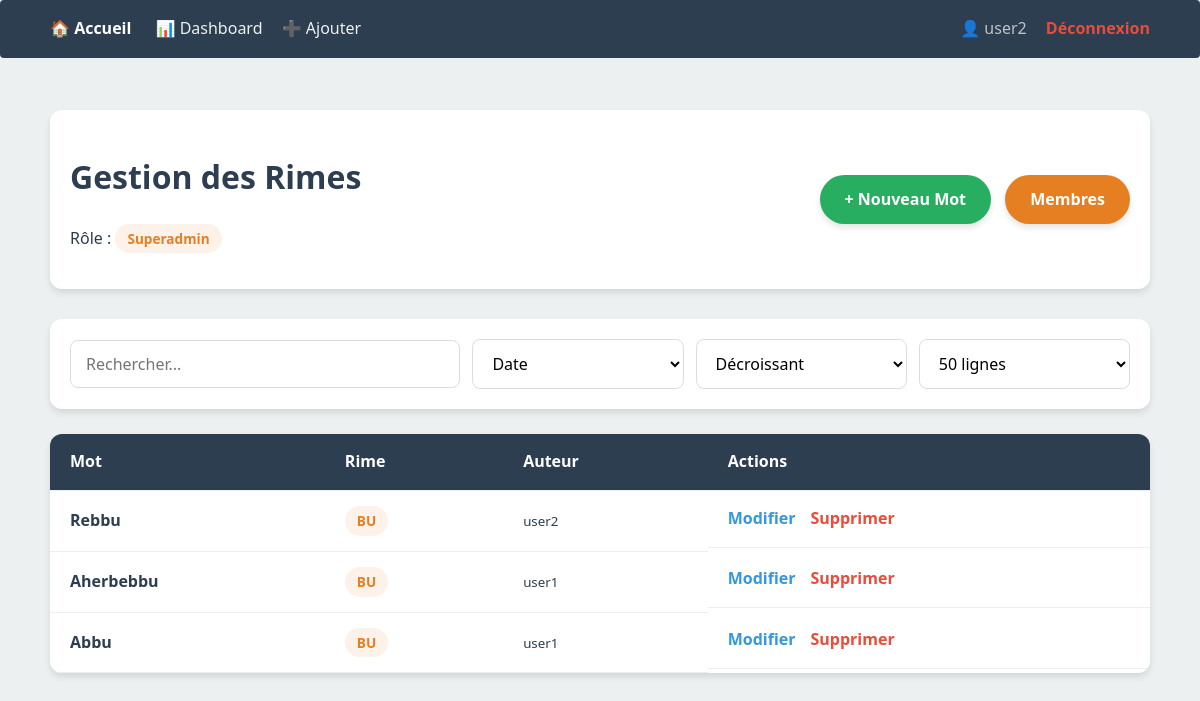
Screenshot of /admin.php (signed in) with the database file from the repository.
### tables this page shows
CREATE TABLE "rimes" (
    id INTEGER PRIMARY KEY AUTOINCREMENT,
    mot TEXT NOT NULL,
    rime TEXT NOT NULL,
    signification TEXT,
    exemple TEXT,
    auteur_id INTEGER,
    created_at TEXT DEFAULT (datetime('now')),
    updated_at TEXT DEFAULT (datetime('now')),
    version INTEGER DEFAULT 1,
    famille TEXT DEFAULT '',
    sous_famille TEXT DEFAULT '', variante INTEGER DEFAULT 1,
    FOREIGN KEY (auteur_id) REFERENCES users(id)
);

CREATE TABLE users (id INTEGER PRIMARY KEY AUTOINCREMENT, username TEXT NOT NULL UNIQUE, password TEXT NOT NULL, role TEXT NOT NULL DEFAULT 'user', prenom TEXT, nom TEXT, email TEXT UNIQUE, created_at DATETIME, updated_at DATETIME);

### src/Auth.php (called while the page is built, shortened)
<?php
class Auth {
    public static function isLogged() {
        return isset($_SESSION['user_id']);
    }
    public static function getRole() {
        return $_SESSION['role'] ?? 'guest';
    }
    public static function getUserId() {
        return $_SESSION['user_id'] ?? null;
    }
    public static function canManage($author_id, $author_role = 'user') {
        $myRole = self::getRole();
        if ($myRole === 'superadmin') return true;
        return false;
    }
}

### src/RhymeEngine.php (called while the page is built, shortened)
<?php
class RhymeEngine {
    private $pdo;
    public function __construct() {
        try {
            $dbPath = __DIR__ . '/../data/dico.sqlite';
            $this->pdo = new PDO("sqlite:" . $dbPath);
            $this->pdo->setAttribute(PDO::ATTR_ERRMODE, PDO::ERRMODE_EXCEPTION);
            $this->pdo->setAttribute(PDO::ATTR_DEFAULT_FETCH_MODE, PDO::FETCH_ASSOC);
        } catch (PDOException $e) {
            die("Erreur de connexion à la base : " . $e->getMessage());
        }
    }
    public function getPDO() {
        return $this->pdo;
    }
}

### public/admin.php (the view, shortened to what this page needs)
<?php
require_once __DIR__ . '/../src/RhymeEngine.php';
require_once __DIR__ . '/../src/Auth.php';
$engine = new RhymeEngine();
$params = [
    'q'     => $_GET['q'] ?? '',
    'sort'  => $_GET['sort'] ?? 'created_at',
    'order' => $_GET['order'] ?? 'desc',
    'limit' => $_GET['limit'] ?? '50'
];
$sql = "SELECT r.*, u.username as auteur_nom, u.role as author_role
        FROM rimes r
        LEFT JOIN users u ON r.auteur_id = u.id
        WHERE 1=1";
$binds = [];
$allowedSort = ['mot', 'rime', 'created_at'];
$sort = in_array($params['sort'], $allowedSort) ? "r.".$params['sort'] : "r.created_at";
$order = (isset($params['order']) && strtolower($params['order']) === 'asc') ? 'ASC' : 'DESC';
$sql .= " ORDER BY $sort $order";
if ($params['limit'] !== 'all') {
    $sql .= " LIMIT " . (int)$params['limit'];
}
$stmt = $engine->getPDO()->prepare($sql);
$stmt->execute($binds);
$words = $stmt->fetchAll(PDO::FETCH_ASSOC);
?>
<!DOCTYPE html>
<html lang="fr">
<head>
    <link rel="stylesheet" href="css/style.css">
</head>
<body>
    <?php include __DIR__ . '/../src/views/navbar.php'; ?>
    <div class="container">
        <div class="admin-header">
            <div>
                <h1>Gestion des Rimes</h1>
                <p>Rôle : <span class="badge"><?= ucfirst(Auth::getRole()) ?></span></p>
            </div>
            <div class="admin-actions">
                <a href="add_word.php" class="btn-add">+ Nouveau Mot</a>
                <?php if(Auth::getRole() === 'superadmin'): ?>
                    <a href="manage_users.php" class="btn-primary" style="margin-left:10px;">Membres</a>
                <?php endif; ?>
            </div>
        </div>
        <div class="filter-card">
            <form method="GET" class="filter-form" id="autoFilterForm">
                <input type="text" name="q" placeholder="Rechercher..." value="<?= htmlspecialchars($params['q']) ?>">
                <select name="sort">
                    <option value="created_at" <?= $params['sort'] == 'created_at' ? 'selected' : '' ?>>Date</option>
                </select>
                <select name="order">
                    <option value="desc" <?= $params['order'] == 'desc' ? 'selected' : '' ?>>Décroissant</option>
                </select>
                <select name="limit">
                    <option value="50" <?= $params['limit'] == '50' ? 'selected' : '' ?>>50 lignes</option>
                </select>
            </form>
        </div>
        <div class="table-container">
            <table class="styled-table">
                <thead>
                    <tr>
                        <th>Mot</th>
                        <th>Rime</th>
                        <th>Auteur</th>
                        <th>Actions</th>
                    </tr>
                </thead>
                <tbody>
                    <?php if (empty($words)): ?>
                        <tr><td colspan="4" style="text-align:center;">Aucune rime trouvée.</td></tr>
                    <?php else: ?>
                        <?php foreach ($words as $word): ?>
                        <tr>
                            <td class="bold">
                                <?= htmlspecialchars($word['mot']) ?>
                            </td>
                            <td><span class="badge"><?= htmlspecialchars($word['rime']) ?></span></td>
                            <td><small><?= htmlspecialchars($word['auteur_nom'] ?? 'Inconnu') ?></small></td>
                            <td class="actions">
                                <?php if (Auth::canManage($word['auteur_id'], $word['author_role'])): ?>
                                    <a href="#" class="link-edit" onclick="openModal('edit', '<?= $word['id'] ?>', '<?= addslashes(htmlspecialchars($word['mot'])) ?>')">Modifier</a>
                                    <a href="#" class="link-delete" onclick="openModal('delete', '<?= $word['id'] ?>', '<?= addslashes(htmlspecialchars($word['mot'])) ?>')">Supprimer</a>
                                <?php else: ?>
                                    <span class="text-muted" style="font-size: 0.8rem;">Lecture seule</span>
                                <?php endif; ?>
                            </td>
                        </tr>
                        <?php endforeach; ?>
                    <?php endif; ?>
                </tbody>
            </table>
        </div>
    </div>
</body>
</html>

### public/css/style.css (style rules this page uses)
:root { --primary-color: #2c3e50; --accent-color: #e67e22; --bg-color: #ecf0f1; --white: #ffffff; --border-color: #dcdde1; --text-muted: #7f8c8d; --success-color: #27ae60; --error-color: #e74c3c; --shadow: 0 4px 6px rgba(0, 0, 0, 0.1); --transition: all 0.3s ease; }
body { font-family: 'Segoe UI', Tahoma, Geneva, Verdana, sans-serif; background-color: var(--bg-color); color: var(--primary-color); margin: 0; line-height: 1.6; }
.container { max-width: 1100px; margin: 0 auto; padding: 20px; }
.admin-header { display: flex; justify-content: space-between; align-items: center; margin-bottom: 30px; background: var(--white); padding: 20px; border-radius: 12px; box-shadow: var(--shadow); }
button, .btn-primary, .btn-add, .btn-pdf, .btn-submit { padding: 12px 25px; background: var(--accent-color); color: white; border: none; border-radius: 25px; cursor: pointer; font-weight: bold; box-shadow: var(--shadow); transition: var(--transition); text-decoration: none; display: inline-block; text-align: center; font-size: 1rem; }
.btn-add { background: var(--success-color); }
.badge { background: #fdf2e9; color: var(--accent-color); padding: 4px 12px; border-radius: 20px; font-size: 0.85rem; font-weight: bold; display: inline-block; }
input[type="text"], input[type="password"], input[type="email"], input[type="search"], select, textarea { width: 100%; padding: 12px 15px; border: 1px solid var(--border-color); border-radius: 8px; box-sizing: border-box; font-size: 1rem; font-family: inherit; background-color: var(--white); outline: none; transition: border-color 0.2s; }
.filter-card { background: var(--white); padding: 20px; border-radius: 12px; margin-bottom: 25px; box-shadow: var(--shadow); }
.filter-form { display: flex; gap: 12px; flex-wrap: wrap; align-items: center; }
.filter-form input[type="text"] { flex: 2; min-width: 200px; }
.filter-form select { flex: 1; min-width: 130px; }
.table-container { background: var(--white); border-radius: 12px; overflow-x: auto; box-shadow: var(--shadow); }
.styled-table { width: 100%; border-collapse: collapse; }
.styled-table thead tr { background-color: var(--primary-color); color: #ffffff; text-align: left; }
.styled-table th, .styled-table td { padding: 15px 20px; border-bottom: 1px solid #eee; }
.bold { font-weight: bold; }
.actions { display: flex; gap: 15px; }
.actions a { text-decoration: none; font-weight: bold; }
.link-edit { color: #3498db; }
.link-delete { color: var(--error-color); }

### rows the page displays
rimes: mot "Rebbu", rime "BU", auteur.username "user2"
rimes: mot "Aherbebbu", rime "BU", auteur.username "user1"
rimes: mot "Abbu", rime "BU", auteur.username "user1"

### other values shown
$_SESSION['username'] "user2"
Auth::getRole() "Superadmin"
